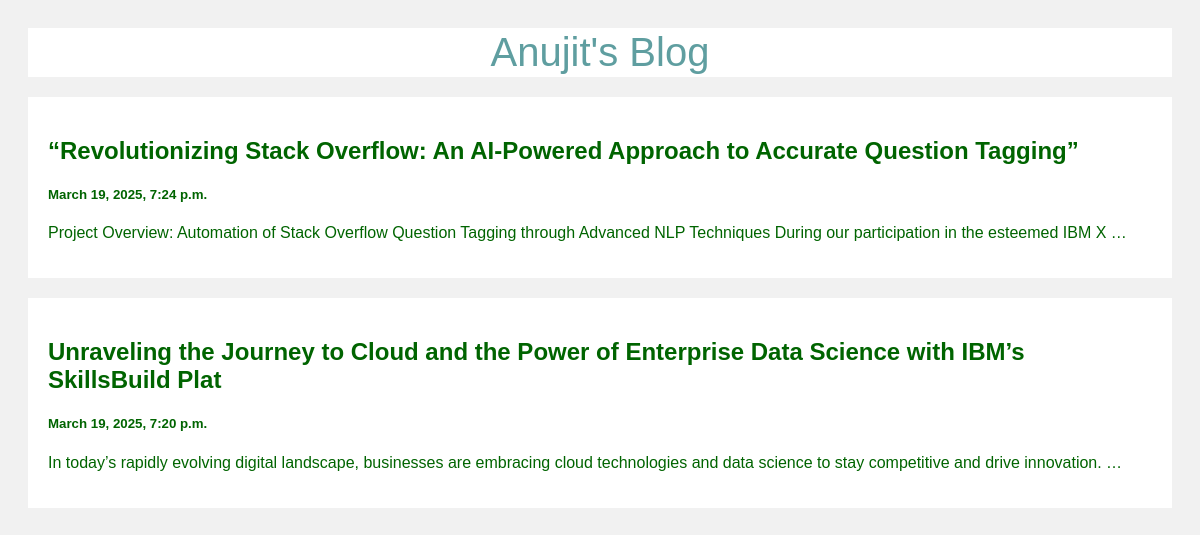
The page / on the database its author committed.
### posts/views.py (the view)
# urls.py: path('', views.index, name='index'),
def index(request):
    posts = Post.objects.all()
    return render(request, 'index.html', {'posts':posts})

### templates/index.html (shortened to what this page needs)
<!DOCTYPE html>
<html>
<head>
</head>
<body>
<div class="header">
  <a style="text-decoration:none; color: cadetblue;"
  <h2>Anujit's Blog</h2>
</div>
<div class="row">
  <div class="leftcolumn">
    {% for post in posts reversed %}
    <div class="card">
      <a style="text-decoration: none; color:darkgreen;" href="/post/{{post.id}}">
        <h2>{{post.title}}</h2>
        <h5>{{post.created_at}}</h5>
        <p>{{post.body|truncatewords:20}}</p>
      </a>
    </div>
    {% endfor %}
  </div>
</div>
</body>
</html>

### templates/index.html (style rules this page uses)
* { box-sizing: border-box; }
body { font-family: Arial; padding: 20px; background: #f1f1f1; }
.header { padding: 2px; font-size: 40px; text-align: center; background: white; }
.leftcolumn { float: left; width: 100%; }
.card { background-color: white; padding: 20px; margin-top: 20px; }
.row:after { content: ""; display: table; clear: both; }

### rows shown on the page
Post: title "“Revolutionizing Stack Overflow: An AI-Powered Approach to Accurate Question Tagging”", created_at "March 19, 2025, 7:24 p.m.", body "Project Overview: Automation of Stack Overflow Question Tagging through Advanced NLP Techniques During our participation in the esteemed IBM X …"
Post: title "Unraveling the Journey to Cloud and the Power of Enterprise Data Science with IBM’s SkillsBuild Plat", created_at "March 19, 2025, 7:20 p.m.", body "In today’s rapidly evolving digital landscape, businesses are embracing cloud technologies and data science to stay competitive and drive innovation. …"
